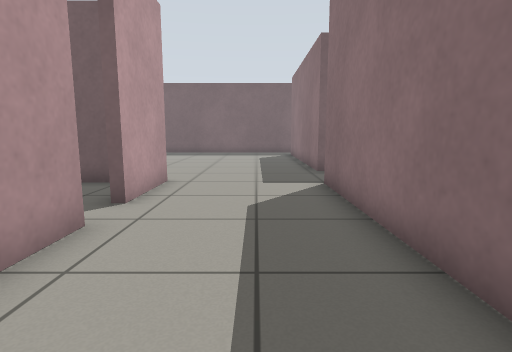
View 1 (above)

17 first-person views from a walk through a Gazebo world. The camera is 0.72 m above the floor, tilts 8° down and sees 80° across. The floor is counted in squares, 0.5 m on a side. Each view is taken from the middle of a square. On the plan, view 1 faces up. The plan holds only what a view shows up to about 14 squares ahead; the rest is blank.

View 2
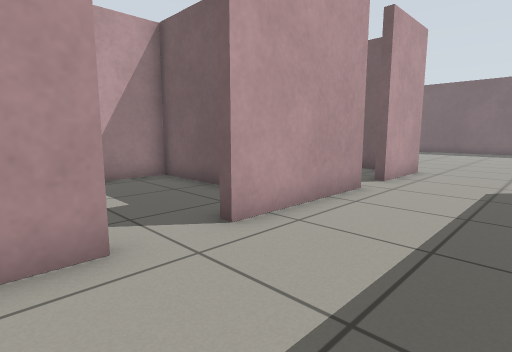

View 3
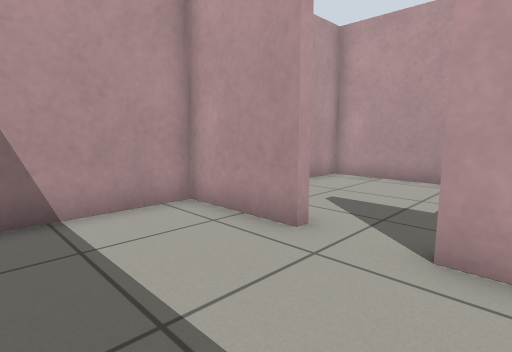

View 4
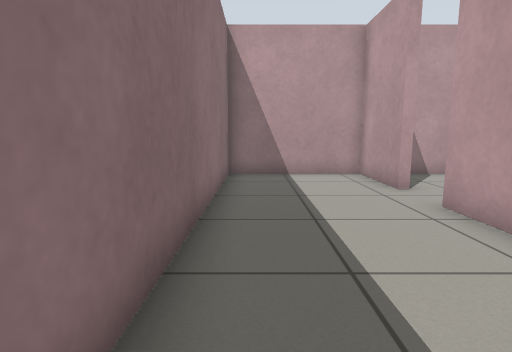

View 5
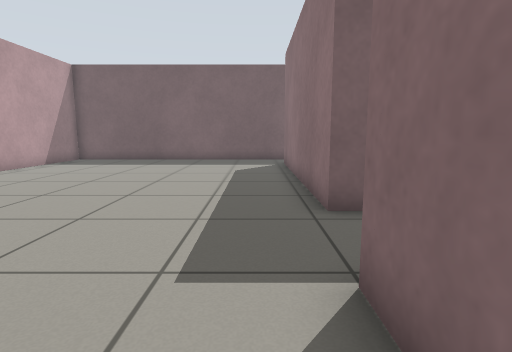

View 6
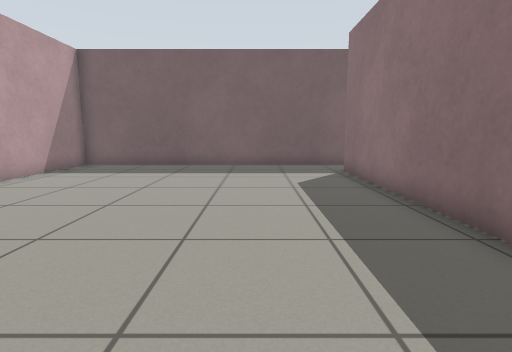

View 7
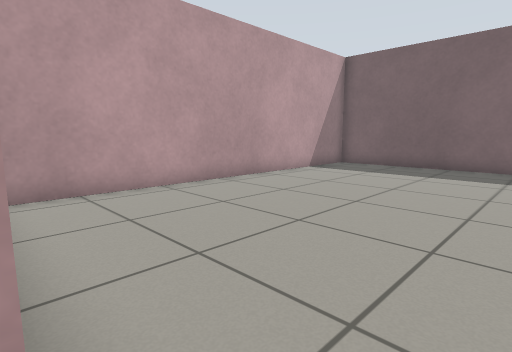

View 8
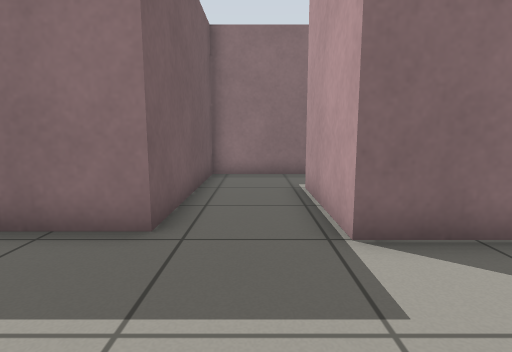

View 9
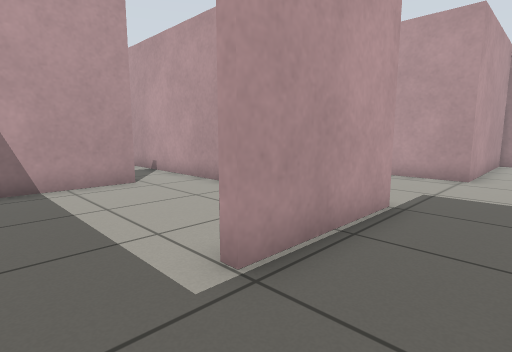

View 10
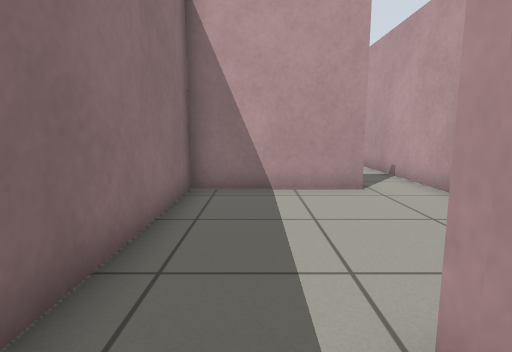

View 11
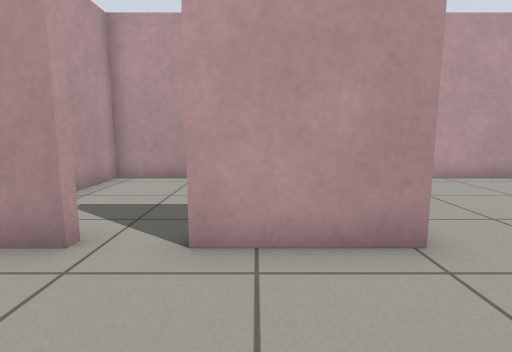

View 12
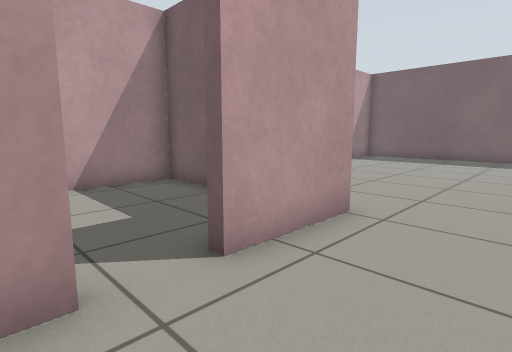

View 13
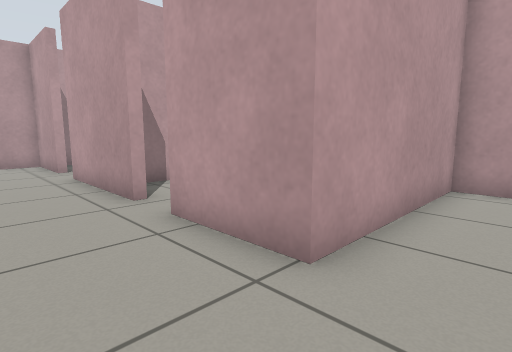

View 14
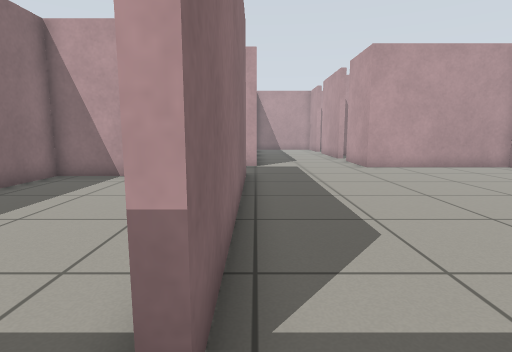

View 15
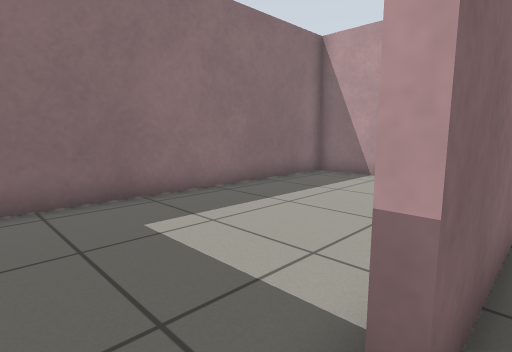

View 16
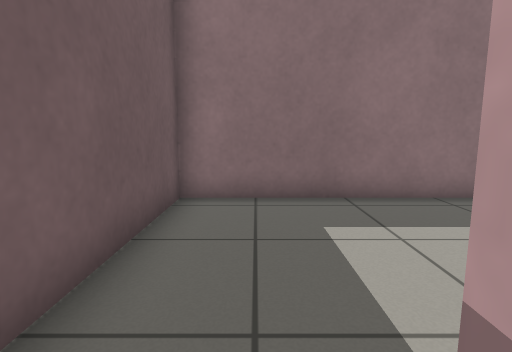

View 17
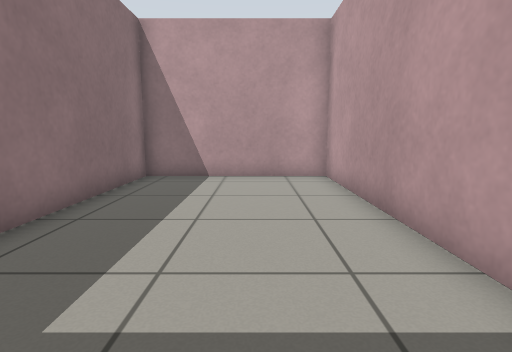

### Floor plan
Ten units are one square. View 1 is at (0, 0); x grows to the right and y downward. Boxes are objects, and circles mark ways between rooms. Rooms are numbered by the first view taken in them; rooms with no view inside come last. Other rooms are left out.
<svg viewBox="-92 -232 184 284">
<path fill="none" stroke="#000" d="M-27 17 -27 47 20 47 20 -65M-27 -46 -27 0M25 -227 -87 -227 -87 -92 -27 -92 -27 -61M20 -65 20 -87 60 -87M87 -76 87 -115 23 -115 23 -205M26 -194 26 -118 87 -118 87 -227 25 -227M23 -205 28 -205M-56 -22 -87 -22 -87 47 -36 47M-66 -89 -87 -89 -87 -25 -64 -25M-41 -89 -51 -89M-47 -25 -39 -25M56 -22 87 -22 87 -76M23 -38 23 -16M41 -22 56 -22"/>
<circle cx="-5" cy="-75" r="3" fill="#2a7"/>
<circle cx="-30" cy="5" r="3" fill="#2a7"/>
<circle cx="-30" cy="-55" r="3" fill="#2a7"/>
<circle cx="20" cy="-215" r="3" fill="#2a7"/>
<circle cx="70" cy="-80" r="3" fill="#2a7"/>
<circle cx="50" cy="-50" r="3" fill="#2a7"/>
<text x="-10" y="-10">1</text>
<text x="-20" y="-150">2</text>
<text x="50" y="-180">3</text>
<text x="-60" y="10">4</text>
<text x="-60" y="-60">5</text>
<text x="70" y="-50">6</text>
<text x="40" y="-50">7</text>
</svg>
Room 1 opens to room 2. Room 1 opens to room 4. Room 1 opens to room 5. Room 2 opens to room 3. Room 2 opens to room 6. Room 6 opens to room 7.

Where each view was taken, in squares from view 1:
view 1: 0 up, 0 right, facing up
view 2: 3 down, 1 right, facing up-left
view 3: 1 up, 1 right, facing down-left
view 4: 6 up, 1 right, facing down
view 5: 6 up, 1 right, facing up
view 6: 9 up, 1 left, facing up
view 7: 9 up, 1 left, facing up-left
view 8: 10 up, 2 left, facing right
view 9: 11 up, 8 right, facing down-left
view 10: 10 up, 7 right, facing down
view 11: 7 up, 1 right, facing left
view 12: 4 up, 0 right, facing up-left
view 13: 11 up, 0 right, facing down-left
view 14: 22 up, 2 right, facing down
view 15: 22 up, 2 right, facing down-right
view 16: 21 up, 2 right, facing right
view 17: 22 up, 5 right, facing down
